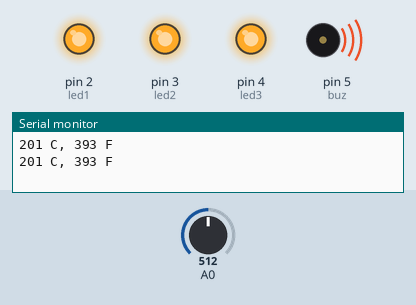
This sketch was run on a simulated Arduino Uno, built with avr-gcc and run on an emulated ATmega328P. Parts: output pins drawn as LEDs (lit = HIGH), buzzer (waves = sounding), the last lines printed to the serial monitor. Inputs (shaded band) come from the test bench; at power-on: A0 = 512.

Above: at 4.8 s.
4.9 s: A0 set to 212
9.9 s: A0 set to 196
At 11.3 s:
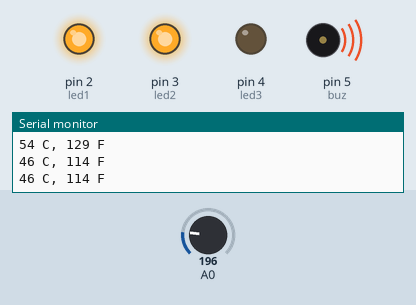
14.9 s: A0 set to 122
At 16.4 s:
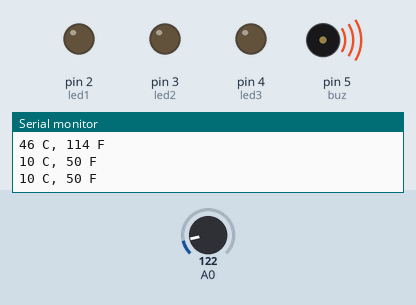
19.9 s: A0 set to 149
24.9 s: A0 set to 176
At 25.4 s:
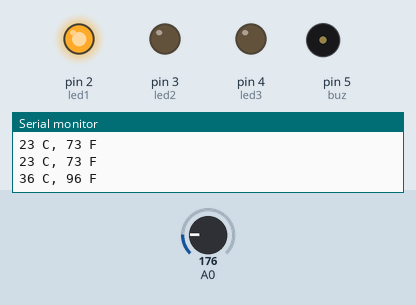
29.9 s: A0 set to 0
At 30.5 s:
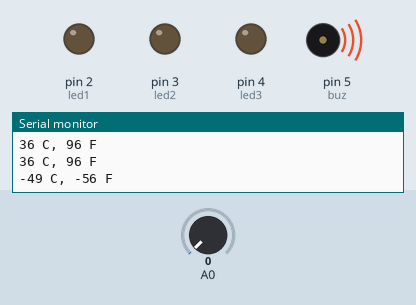
Timing chart, 0 to 32.9 s (numbered marks = the images above; inputs shaded):
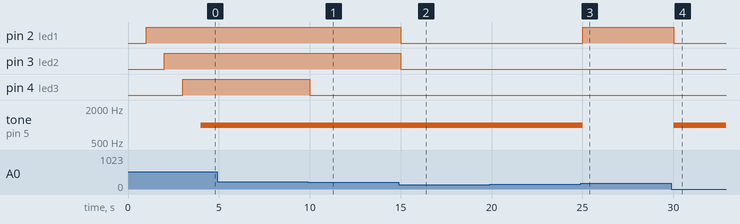

The sketch:

buzzer_with_temp_code.ino
```cpp
int baselineTemp=0;
int celsius=0;
int fahranheit=0;
int led1= 2,led2= 3,led3= 4 ,buz= 5 ;

void setup()
{
  pinMode(A0,INPUT);
  Serial.begin(9600);
  pinMode(led1,OUTPUT);
  pinMode(led2,OUTPUT);
  pinMode(led3,OUTPUT);
  pinMode(buz,OUTPUT);
}
void loop()
{
 baselineTemp=30;
  celsius= map(((analogRead(A0)-20) * 3.04),0,1023,-40,125);

  fahranheit=((celsius * 9) / 5 + 32);
  Serial.print(celsius);
  Serial.print(" C, ");
  Serial.print(fahranheit);
  Serial.println(" F");
  if(celsius< baselineTemp){
    digitalWrite(led1,LOW);
    digitalWrite(led2,LOW);
    digitalWrite(led3,LOW);
    tone(buz,1000);

  }
  if(celsius>=baselineTemp && celsius < baselineTemp + 10){
    digitalWrite(led1,HIGH);
    digitalWrite(led2,LOW);
    digitalWrite(led3,LOW);
   noTone(buz);
  }
  if(celsius >= baselineTemp+10 && celsius < baselineTemp + 20){
      digitalWrite(led1,HIGH);
      digitalWrite(led2,HIGH);
      digitalWrite(led3,LOW);
    tone(buz,1000);
  }
  if(celsius >= baselineTemp+20 && celsius < baselineTemp + 30){

  digitalWrite(led1,HIGH);
  digitalWrite(led2,HIGH);
  digitalWrite(led3,HIGH);
 tone(buz,1000);
}
delay(1000);

   if(celsius >= baselineTemp+40){

  digitalWrite(led1,HIGH);
  delay(1000);
  digitalWrite(led2,HIGH);
  delay(1000);
  digitalWrite(led3,HIGH);
  delay(1000);
  tone(buz,1000);
}
}
```

Measured:
- the behaviour switches between 204 and 203 on A0 (found by bisection; images 0 and 1)
- the behaviour switches between 162 and 163 on A0 (found by bisection; images 2 and 3)
- after the input at 9.9 s, pin 4 (led3): HIGH → LOW after 0.10 s
- after the input at 14.9 s, pin 2 (led1), pin 3 (led2): HIGH → LOW after 0.11 s
- after the input at 24.9 s, pin 2 (led1): LOW → HIGH after 0.11 s; tone on pin 5 (buz): 1000 Hz → silent after 0.11 s
- after the input at 29.9 s, pin 2 (led1): HIGH → LOW after 0.11 s; tone on pin 5 (buz): silent → 1000 Hz after 0.11 s
